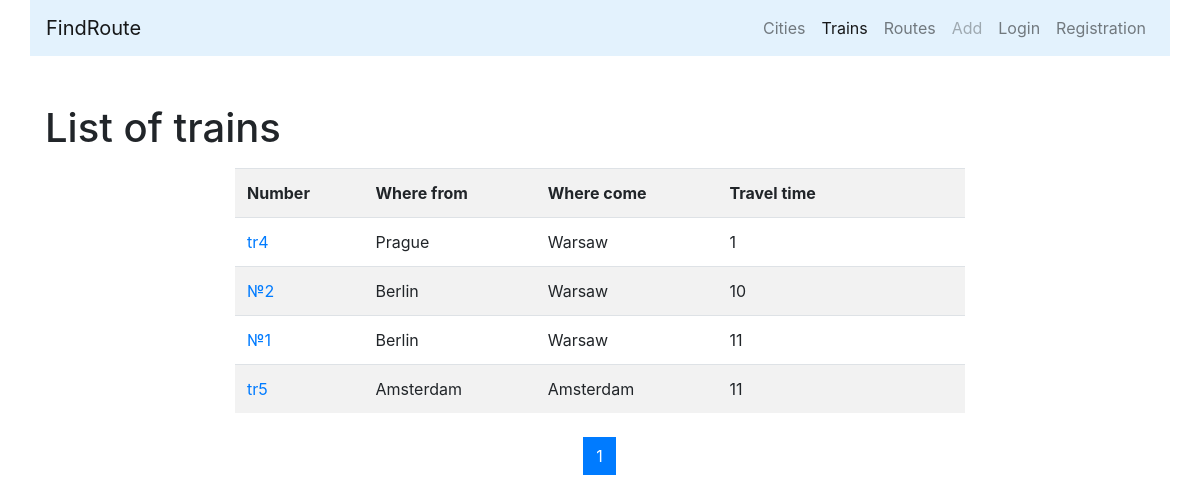
The app's page /trains/, older data.
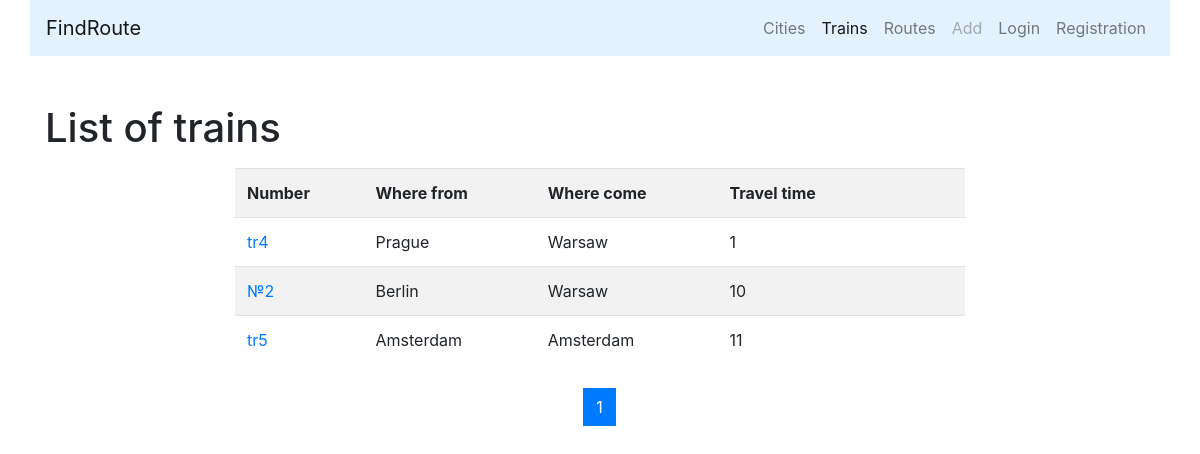
The same page, newer data.
### trains/models.py (models this page shows, shortened)
class Train(models.Model):
    name = models.CharField(max_length=50, unique=True,
                            verbose_name='Train number')
    travel_time = models.PositiveSmallIntegerField(verbose_name='Travel time')
    from_city = models.ForeignKey(City, on_delete=models.CASCADE,
                                  related_name='from_city_set',
                                  verbose_name='From what city'
                                  )
    to_city = models.ForeignKey('cities.City', on_delete=models.CASCADE,
                                related_name='to_city_set',
                                verbose_name='Which city'
                                )
    class Meta:
        verbose_name = 'Train'
        verbose_name_plural = 'Trains'
        ordering = ['travel_time']

### cities/models.py (models this page shows, shortened)
class City(models.Model):
    name = models.CharField(max_length=100, unique=True, verbose_name='City')
    def __str__(self):
        return self.name
    class Meta:
        verbose_name = 'City'
        verbose_name_plural = 'Cities'
        ordering = ['name']

### trains/views.py (the view)
# urls.py: path('', TrainListView.as_view(), name='home'),
class TrainListView(ListView):
    paginate_by = 10
    model = Train
    template_name = 'trains/home.html'

### trains/templates/trains/home.html (shortened to what this page needs)
{% extends 'base.html' %}
{% block content %}
<h1>List of trains</h1>
<div class="row ">
    <div class="col-md-8 mx-auto my-2">
        <table class="table table-striped">
            <tr>
                <th>Number</th>
                <th>Where from</th>
                <th>Where come</th>
                <th>Travel time</th>
                <th>&nbsp;</th>
                <th>&nbsp;</th>
            </tr>
        {% for object in page_obj %}
            <tr>
                <td>
                    <a href="{% url 'trains:detail' pk=object.pk%}">{{object.name}}</a>
                </td>
                <td>{{object.from_city}}</td>
                <td>{{object.to_city}}</td>
                <td>{{object.travel_time}}</td>
                {% if user.is_authenticated%}
                <td>
                    <a href="{% url 'trains:update' pk=object.pk%}">
                        <button type="submit" class="btn btn-primary">Edit</button>
                    </a></td>
                <td>
                    <a href="{% url 'trains:delete' pk=object.pk%}">
                        <button type="submit" class="btn btn-danger">Delete</button>
                    </a>
                </td>
                {% else %}
                <td>&nbsp;</td>
                <td>&nbsp;</td>
                {% endif %}
            </tr>
        {% endfor %}
        </table>
    </div>
</div>
<nav aria-label="Page navigation example">
  <ul class="pagination justify-content-center">
    {% for page in page_obj.paginator.page_range %}
        <li class="page-item {% if page == page_obj.number %} active {% endif %} ">
            <a class="page-link" href="?page={{page}}">
                {{ page }}
            </a>
        </li>
    {% endfor %}
  </ul>
</nav>
{% endblock %}

Row changes from the older to the newer data that the page shows:
removed Train: name "№1", from_city "Berlin", to_city "Warsaw", travel_time "11"
